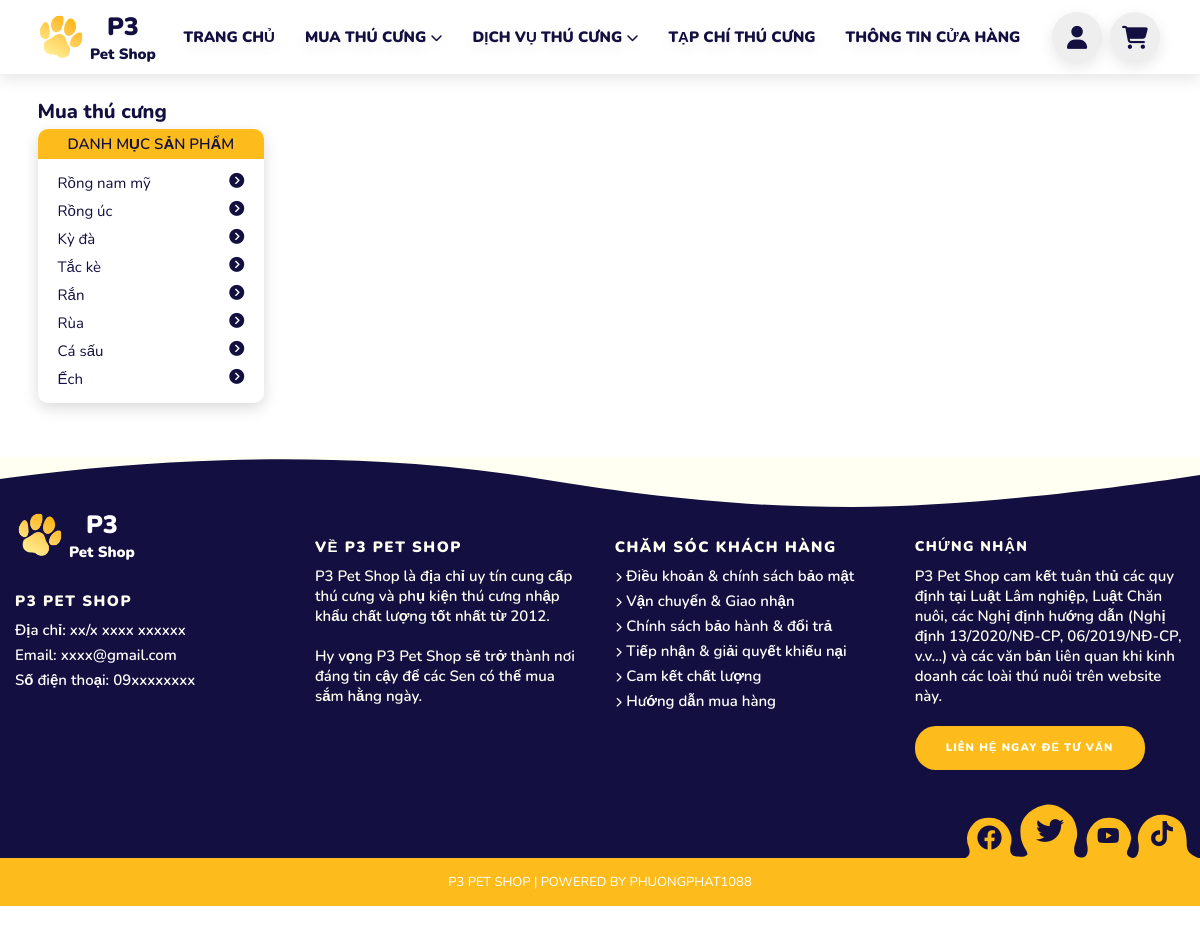
/category_pet.php, run on the app's committed database.
### tables this page shows
CREATE TABLE IF NOT EXISTS `categories` (
  `id` int NOT NULL AUTO_INCREMENT,
  `category_name` varchar(255) NOT NULL,
  `parent_id` int DEFAULT NULL,
  PRIMARY KEY (`id`),
  KEY `parent_id` (`parent_id`)
);

### app/models/Model.php (called while the page is built, shortened)
<?php
class Model
{
  public static $connection = NULL;
  public function __construct()
  {
    if (!self::$connection) {
      !self::$connection = new mysqli(DB_HOST, DB_USER, DB_PASS, DB_NAME);
    }
    return self::$connection;
  }
  public function select($sql)
  {
    $sql->execute();
    $items = $sql->get_result()->fetch_all(MYSQLI_ASSOC);
    return $items;
  }
  public function hrefFormat($str)
  {
    $unicode = array(
      'a' => 'á|à|ả|ã|ạ|ă|ắ|ặ|ằ|ẳ|ẵ|â|ấ|ầ|ẩ|ẫ|ậ',
      'd' => 'đ',
      'e' => 'é|è|ẻ|ẽ|ẹ|ê|ế|ề|ể|ễ|ệ',
      'i' => 'í|ì|ỉ|ĩ|ị',
      'o' => 'ó|ò|ỏ|õ|ọ|ô|ố|ồ|ổ|ỗ|ộ|ơ|ớ|ờ|ở|ỡ|ợ',
      'u' => 'ú|ù|ủ|ũ|ụ|ư|ứ|ừ|ử|ữ|ự',
      'y' => 'ý|ỳ|ỷ|ỹ|ỵ',
      'A' => 'Á|À|Ả|Ã|Ạ|Ă|Ắ|Ặ|Ằ|Ẳ|Ẵ|Â|Ấ|Ầ|Ẩ|Ẫ|Ậ',
      'D' => 'Đ',
      'E' => 'É|È|Ẻ|Ẽ|Ẹ|Ê|Ế|Ề|Ể|Ễ|Ệ',
      'I' => 'Í|Ì|Ỉ|Ĩ|Ị',
      'O' => 'Ó|Ò|Ỏ|Õ|Ọ|Ô|Ố|Ồ|Ổ|Ỗ|Ộ|Ơ|Ớ|Ờ|Ở|Ỡ|Ợ',
      'U' => 'Ú|Ù|Ủ|Ũ|Ụ|Ư|Ứ|Ừ|Ử|Ữ|Ự',
      'Y' => 'Ý|Ỳ|Ỷ|Ỹ|Ỵ',
    );
    foreach ($unicode as $nonUnicode => $uni) {
      $str = preg_replace("/($uni)/i", $nonUnicode, $str);
    }
    $str = trim($str);
    $str = preg_replace('/\s+/', ' ', $str);
    $str = str_replace(' ', '-', $str);
    $str = str_replace('~-{2,}~', '-', $str);
    $str = strtolower($str);
    return $str;
  }
}

### app/models/CategoryModel.php (called while the page is built, shortened)
<?php
class CategoryModel extends Model
{
  public function getAllRootCategories()
  {
    $sql = parent::$connection->prepare('SELECT * FROM `categories` WHERE `parent_id` IS NULL');
    return parent::select($sql);
  }
}

### category_pet.php (the view, shortened to what this page needs)
<?php
$userModel = new UserModel();
$categoryModel = new CategoryModel();
?>
<!DOCTYPE html>
<html lang="en">
<head>
  <link rel="stylesheet" href="public/vendor/bootstrap/css/bootstrap.min.css">
  <link rel="stylesheet" href="public/fonts/font-awesome/css/all.min.css">
  <link rel="stylesheet" href="public/css/style.css">
  <link rel="stylesheet" href="public/css/style-pet.css">
</head>
<body>
  <header class="header">
    <a class="logo" href="."><img class="logo-img" src="public/img/logo/P3.png" alt="P3 Logo"><span class="logo-text">P3<p class="logo-mini-text">Pet Shop</p></span></a>
    <nav class="nav-bar">
      <ul class="nav-list">
        <li class="nav-item"><a class="nav-link" href=".">Trang chủ</a></li>
        <li class="nav-item">
          <a class="nav-link" href="pets.php">Mua thú cưng <i class="fa-solid fa-chevron-down"></i></a>
            <?php
            $categoriesList = $categoryModel->getAllRootCategories();
            ?>
        </li>
        <li class="nav-item"><a class="nav-link" href="pet_services.php">Dịch vụ thú cưng <i class="fa-solid fa-chevron-down"></i></a>
        </li>
        <li class="nav-item"><a class="nav-link" href="pet_magazine.php">Tạp chí thú cưng</a></li>
        <li class="nav-item"><a class="nav-link" href="shop_info.php">Thông tin cửa hàng</a></li>
      </ul>
    </nav>
    <div class="icon-bar">
      <ul class="icon-list">
        <li class="icon-item"><a class="icon-link" href="account.php"><i class="fa-solid fa-user"></i></a>
        </li>
        <li class="icon-item"><a class="icon-link" href="cart.php"><i class="fa-solid fa-cart-shopping"></i></a>
      </ul>
    </div>
  </header>
  <main style="margin-top: 10rem">
    <div class="container">
      <div class="row">
        <div class="col-md-3">
          <h2 class="title-page">Mua thú cưng</h2>
        </div>
        <div class="col-md-9"></div>
      </div>
      <div class="row">
        <div class="col-md-3">
          <?php include('includes/sidebar.php'); ?>
        </div>
        <div class="col-md-9">
        </div>
      </div>
    </div>
  </main>
  <?php
  include './includes/footer.php';
  ?>

### includes/sidebar.php (shortened to what this page needs)
<div class="side-bar">
  <div class="side-bar-title">DANH MỤC SẢN PHẨM</div>
  <ul class="side-list">
    <?php
    $categoriesList = $categoryModel->GetAllRootCategories();
    foreach ($categoriesList as $category) {
    ?>
      <li class="side-item">
        <button type="button" class="side-link" href="#"><a href="category_pet.php?name=<?php echo $userModel->hrefFormat($category['category_name']); ?>&id=<?php echo $category['id']; ?>"><?php echo $category['category_name']; ?></a> <i class="fa-solid fa-circle-chevron-right"></i></button>
      </li>
    <?php
    }
    ?>
  </ul>
</div>

### public/css/style.css (style rules this page uses)
:root { --pet-color: #fdbc1c; --black-color: #130f40; --white-color: #fff; --red-color: #dd3333; --green-color: #2eb62c; --light-color: #eee; --bg-color: #666; --border: 0.2rem solid var(--black-color); --box-shadow: 0 0.5rem 1.5rem rgba(0, 0, 0, 0.1); --box-shadow-2: rgba(0, 0, 0, 0.15) 0px 5px 15px 0px; --text-shadow-white: -1px -1px 0px rgba(155, 155, 155, 0.9), 2px 2px 0px rgba(155, 155, 155, 0.9), 4px 4px 0px rgba(155, 155, 155, 0.9); --text-shadow-black: -1px -1px 0px rgba(50, 50, 50, 0.9), 2px 2px 0px rgba(50, 50, 50, 0.9), 4px 4px 0px rgba(50, 50, 50, 0.9); --text-border-white: 2px 0 #fff, -2px 0 #fff, 0 2px #fff, 0 -2px #fff, 1px 1px #fff, -1px -1px #fff, 1px -1px #fff, -1px 1px #fff; --text-border-black: 2px 0 #000, -2px 0 #000, 0 2px #000, 0 -2px #000, 1px 1px #000, -1px -1px #000, 1px -1px #000, -1px 1px #000; }
* { margin: 0; padding: 0; box-sizing: border-box; outline: none; border: none; text-decoration: none; transition: 0.2s linear; }
html { font-size: 62.5%; scroll-behavior: smooth; scroll-padding-top: 4rem; }
body { font-family: "Nunito", sans-serif; font-size: 1.5rem; font-weight: 600; line-height: normal; color: var(--black-color); min-height: 1000px; }
a { color: var(--black-color); text-decoration: none; line-height: normal; }
p { margin: 0; color: inherit; }
dl, ol, ul { margin: 0; }
ul { list-style-type: none; padding: 0; }
li { display: inline-block; }
i { line-height: 0; }
main { margin-top: 7.5rem; padding-bottom: 50px; }
.header { display: flex; justify-content: space-between; align-items: center; padding: 1rem 3%; background-color: rgba(255, 255, 255, 0.7); backdrop-filter: blur(100px); box-shadow: var(--box-shadow); position: fixed; top: 0; left: 0; right: 0; z-index: 5; }
.logo { display: flex; align-items: center; justify-content: center; }
.logo-img { width: 5rem; }
.logo-text { font-weight: 900; font-size: 2.5rem; color: var(--black-color); padding-left: 0.4rem; text-align: center; }
.logo-mini-text { font-size: 1.5rem; }
.nav-list { display: flex; flex-wrap: wrap; justify-content: center; }
.nav-item { position: relative; }
.nav-link, .subnav-link, .subsubnav-link { text-transform: uppercase; font-weight: 900; padding: 1.6rem 0.5rem; margin: 0 1rem; text-shadow: var(--box-shadow); }
.nav-link > i { font-size: 1.2rem; }
.icon-list { display: flex; }
.icon-item { position: relative; }
.icon-link { display: flex; justify-content: center; align-items: center; font-size: 2.3rem; margin: 0 0.4rem; width: 5rem; height: 5rem; border-radius: 50%; background-color: var(--light-color); box-shadow: var(--box-shadow); }
.title-page { font-weight: 800; }
.side-bar-title { padding: 0.5rem 3rem; background-color: var(--pet-color); text-align: center; }
.side-bar { display: inline-block; box-shadow: var(--box-shadow-2); border-radius: 1rem; overflow: hidden; }
.side-list { padding: 1rem 2rem; }
.side-item { display: block; padding: 0.4rem 0; }
.side-link { background: none; color: var(--black-color); display: flex; width: 100%; justify-content: space-between; }

### public/css/style-pet.css (style rules this page uses)
:root { --pet-color: #fdbc1c; --black-color: #130f40; --white-color: #fff; --red-color: #dd3333; --green-color: #2eb62c; --light-color: #eee; --bg-color: #666; --border: .2rem solid var(--black-color); --box-shadow: 0 .5rem 1.5rem rgba(0, 0, 0, .1); --box-shadow-2: rgba(0, 0, 0, 0.15) 0px 5px 15px 0px; --text-shadow-white: -1px -1px 0px rgba(155, 155, 155, 0.9), 2px 2px 0px rgba(155, 155, 155, 0.9), 4px 4px 0px rgba(155, 155, 155, 0.9); --text-shadow-black: -1px -1px 0px rgba(50, 50, 50, 0.9), 2px 2px 0px rgba(50, 50, 50, 0.9), 4px 4px 0px rgba(50, 50, 50, 0.9); --text-border-white: 2px 0 #fff, -2px 0 #fff, 0 2px #fff, 0 -2px #fff, 1px 1px #fff, -1px -1px #fff, 1px -1px #fff, -1px 1px #fff; --text-border-black: 2px 0 #000, -2px 0 #000, 0 2px #000, 0 -2px #000, 1px 1px #000, -1px -1px #000, 1px -1px #000, -1px 1px #000; }

### data on the page
categories: category_name "Rồng nam mỹ"
categories: category_name "Rồng úc"
categories: category_name "Kỳ đà"
categories: category_name "Tắc kè"
categories: category_name "Rắn"
categories: category_name "Rùa"
categories: category_name "Cá sấu"
categories: category_name "Ếch"
